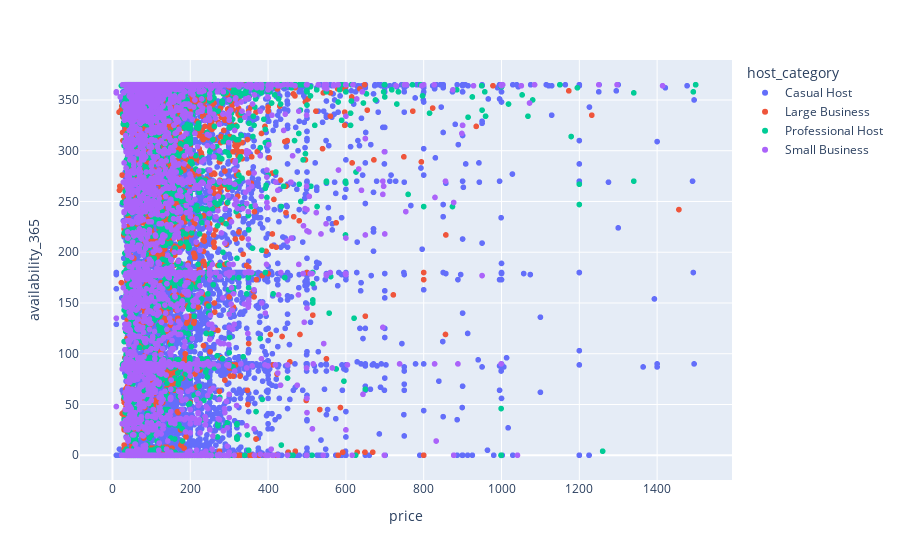

Notebook source saved alongside this figure:
### Code cell
figure = px.scatter(
    df, 
    x='price',
    y='availability_365',
    color = 'host_category'
)

figure.show()

# availability and price seems to have no pattern

### Figure 1 — Plotly figure (JSON) as saved in the notebook; plotly's stock layout.template omitted (floating-point values rounded to 4 significant figures; data arrays with more than 128 entries replaced by an {"elided": "..."} marker saying what was removed)
{"data": [{"hovertemplate": "host_category=Casual Host<br>price=%{x}<br>availability_365=%{y}<extra></extra>", "legendgroup": "Casual Host", "marker": {"color": "#636efa", "symbol": "circle"}, "mode": "markers", "name": "Casual Host", "showlegend": true, "type": "scattergl", "x": {"elided": "12145 int values"}, "xaxis": "x", "y": {"elided": "12145 int values"}, "yaxis": "y"}, {"hovertemplate": "host_category=Large Business<br>price=%{x}<br>availability_365=%{y}<extra></extra>", "legendgroup": "Large Business", "marker": {"color": "#EF553B", "symbol": "circle"}, "mode": "markers", "name": "Large Business", "showlegend": true, "type": "scattergl", "x": {"elided": "2457 int values"}, "xaxis": "x", "y": {"elided": "2457 int values"}, "yaxis": "y"}, {"hovertemplate": "host_category=Professional Host<br>price=%{x}<br>availability_365=%{y}<extra></extra>", "legendgroup": "Professional Host", "marker": {"color": "#00cc96", "symbol": "circle"}, "mode": "markers", "name": "Professional Host", "showlegend": true, "type": "scattergl", "x": {"elided": "2675 int values"}, "xaxis": "x", "y": {"elided": "2675 int values"}, "yaxis": "y"}, {"hovertemplate": "host_category=Small Business<br>price=%{x}<br>availability_365=%{y}<extra></extra>", "legendgroup": "Small Business", "marker": {"color": "#ab63fa", "symbol": "circle"}, "mode": "markers", "name": "Small Business", "showlegend": true, "type": "scattergl", "x": {"elided": "3359 int values"}, "xaxis": "x", "y": {"elided": "3359 int values"}, "yaxis": "y"}], "layout": {"legend": {"title": {"text": "host_category"}, "tracegroupgap": 0}, "margin": {"t": 60}, "xaxis": {"anchor": "y", "domain": [0, 1], "title": {"text": "price"}}, "yaxis": {"anchor": "x", "domain": [0, 1], "title": {"text": "availability_365"}}}}
